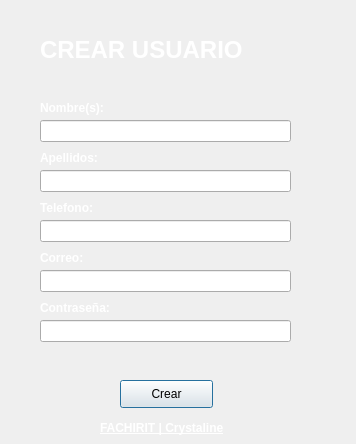
<?xml version="1.0" encoding="UTF-8"?>
<ui version="4.0">
 <class>LOG</class>
 <widget class="QDialog" name="LOG">
  <property name="geometry">
   <rect>
    <x>0</x>
    <y>0</y>
    <width>356</width>
    <height>444</height>
   </rect>
  </property>
  <property name="windowTitle">
   <string>Dialog</string>
  </property>
  <widget class="QLineEdit" name="FN">
   <property name="geometry">
    <rect>
     <x>40</x>
     <y>120</y>
     <width>251</width>
     <height>22</height>
    </rect>
   </property>
  </widget>
  <widget class="QLineEdit" name="CELL">
   <property name="geometry">
    <rect>
     <x>40</x>
     <y>220</y>
     <width>251</width>
     <height>22</height>
    </rect>
   </property>
  </widget>
  <widget class="QLineEdit" name="LN">
   <property name="geometry">
    <rect>
     <x>40</x>
     <y>170</y>
     <width>251</width>
     <height>22</height>
    </rect>
   </property>
  </widget>
  <widget class="QLineEdit" name="EMAIL">
   <property name="geometry">
    <rect>
     <x>40</x>
     <y>270</y>
     <width>251</width>
     <height>22</height>
    </rect>
   </property>
  </widget>
  <widget class="QLineEdit" name="PASS">
   <property name="enabled">
    <bool>true</bool>
   </property>
   <property name="geometry">
    <rect>
     <x>40</x>
     <y>320</y>
     <width>251</width>
     <height>22</height>
    </rect>
   </property>
   <property name="echoMode">
    <enum>QLineEdit::Password</enum>
   </property>
  </widget>
  <widget class="QPushButton" name="Crear">
   <property name="geometry">
    <rect>
     <x>120</x>
     <y>380</y>
     <width>93</width>
     <height>28</height>
    </rect>
   </property>
   <property name="text">
    <string>Crear</string>
   </property>
  </widget>
  <widget class="QLabel" name="label">
   <property name="geometry">
    <rect>
     <x>40</x>
     <y>100</y>
     <width>91</width>
     <height>16</height>
    </rect>
   </property>
   <property name="text">
    <string>&lt;html&gt;&lt;head/&gt;&lt;body&gt;&lt;p&gt;&lt;span style=&quot; font-weight:600; color:#ffffff;&quot;&gt;Nombre(s):&lt;/span&gt;&lt;/p&gt;&lt;/body&gt;&lt;/html&gt;</string>
   </property>
  </widget>
  <widget class="QLabel" name="label_2">
   <property name="geometry">
    <rect>
     <x>40</x>
     <y>150</y>
     <width>71</width>
     <height>16</height>
    </rect>
   </property>
   <property name="text">
    <string>&lt;html&gt;&lt;head/&gt;&lt;body&gt;&lt;p&gt;&lt;span style=&quot; font-weight:600; color:#ffffff;&quot;&gt;Apellidos:&lt;/span&gt;&lt;/p&gt;&lt;/body&gt;&lt;/html&gt;</string>
   </property>
  </widget>
  <widget class="QLabel" name="label_3">
   <property name="geometry">
    <rect>
     <x>40</x>
     <y>200</y>
     <width>111</width>
     <height>16</height>
    </rect>
   </property>
   <property name="text">
    <string>&lt;html&gt;&lt;head/&gt;&lt;body&gt;&lt;p&gt;&lt;span style=&quot; font-weight:600; color:#ffffff;&quot;&gt;Telefono:&lt;/span&gt;&lt;/p&gt;&lt;/body&gt;&lt;/html&gt;</string>
   </property>
  </widget>
  <widget class="QLabel" name="label_4">
   <property name="geometry">
    <rect>
     <x>40</x>
     <y>250</y>
     <width>91</width>
     <height>16</height>
    </rect>
   </property>
   <property name="text">
    <string>&lt;html&gt;&lt;head/&gt;&lt;body&gt;&lt;p&gt;&lt;span style=&quot; font-weight:600; color:#ffffff;&quot;&gt;Correo:&lt;/span&gt;&lt;/p&gt;&lt;/body&gt;&lt;/html&gt;</string>
   </property>
  </widget>
  <widget class="QLabel" name="label_5">
   <property name="geometry">
    <rect>
     <x>40</x>
     <y>300</y>
     <width>91</width>
     <height>16</height>
    </rect>
   </property>
   <property name="text">
    <string>&lt;html&gt;&lt;head/&gt;&lt;body&gt;&lt;p&gt;&lt;span style=&quot; font-weight:600; color:#ffffff;&quot;&gt;Contraseña:&lt;/span&gt;&lt;/p&gt;&lt;/body&gt;&lt;/html&gt;</string>
   </property>
  </widget>
  <widget class="QLabel" name="label_9">
   <property name="geometry">
    <rect>
     <x>40</x>
     <y>20</y>
     <width>261</width>
     <height>61</height>
    </rect>
   </property>
   <property name="text">
    <string>&lt;html&gt;&lt;head/&gt;&lt;body&gt;&lt;p&gt;&lt;span style=&quot; font-size:18pt; font-weight:600; color:#ffffff;&quot;&gt;CREAR USUARIO&lt;/span&gt;&lt;/p&gt;&lt;/body&gt;&lt;/html&gt;</string>
   </property>
  </widget>
  <widget class="QLabel" name="alert">
   <property name="geometry">
    <rect>
     <x>140</x>
     <y>360</y>
     <width>55</width>
     <height>16</height>
    </rect>
   </property>
   <property name="text">
    <string/>
   </property>
  </widget>
  <widget class="QLabel" name="label_6">
   <property name="geometry">
    <rect>
     <x>100</x>
     <y>420</y>
     <width>171</width>
     <height>16</height>
    </rect>
   </property>
   <property name="text">
    <string>&lt;html&gt;&lt;head/&gt;&lt;body&gt;&lt;p&gt;&lt;span style=&quot; font-weight:600; text-decoration: underline; color:#ffffff;&quot;&gt;FACHIRIT | Crystaline&lt;/span&gt;&lt;/p&gt;&lt;/body&gt;&lt;/html&gt;</string>
   </property>
  </widget>
 </widget>
 <resources/>
 <connections/>
</ui>
